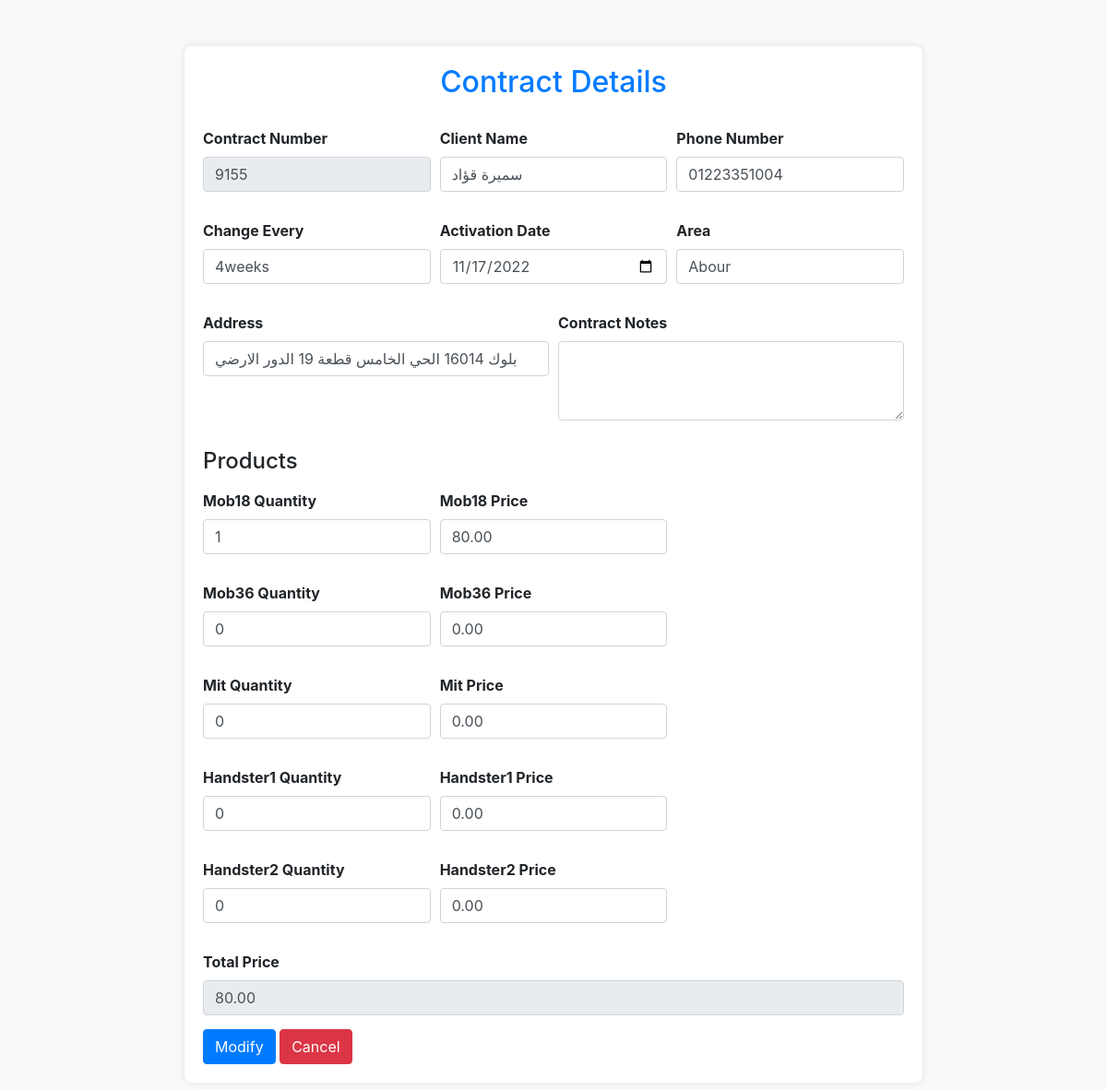
Screenshot of /view_contract_details.php?id=3 with the database file from the repository.
### tables this page shows
CREATE TABLE `customers` (
  `id` int(11) NOT NULL,
  `contract_number` varchar(255) NOT NULL,
  `client_name` varchar(255) NOT NULL,
  `phone_number` varchar(255) NOT NULL,
  `activation_date` date NOT NULL,
  `address` text NOT NULL,
  `change_every` varchar(255) NOT NULL,
  `area` varchar(255) NOT NULL,
  `contract_notes` varchar(255) DEFAULT '',
  `mop_18` int(11) NOT NULL,
  `price_mop_18` decimal(10,2) NOT NULL,
  `mop_36` int(11) NOT NULL,
  `price_mop_36` decimal(10,2) NOT NULL,
  `mit` int(11) NOT NULL,
  `price_mit` decimal(10,2) NOT NULL,
  `hd_1` int(11) NOT NULL,
  `price_hd_1` decimal(10,2) NOT NULL,
  `hd_2` int(11) NOT NULL,
  `price_hd_2` decimal(10,2) NOT NULL,
  `total_price` decimal(10,2) NOT NULL,
  `is_activated` tinyint(1) NOT NULL DEFAULT 0
);

### view_contract_details.php (the view, shortened to what this page needs)
<?php
include 'db.php';
$id = isset($_GET['id']) ? (int)$_GET['id'] : 0;
$sql = "SELECT * FROM customers WHERE id = $id";
$result = $conn->query($sql);
$contract = $result->fetch_assoc();
?>
<!DOCTYPE html>
<html lang="en">
<head>
    <link href="https://stackpath.bootstrapcdn.com/bootstrap/4.5.2/css/bootstrap.min.css" rel="stylesheet">
</head>
<body>
    <div class="container">
        <h2>Contract Details</h2>
        <form method="POST" action="view_contract_details.php?id=<?php echo $id; ?>">
            <div class="form-row">
                <div class="form-group col-md-4">
                    <label for="contract_number">Contract Number</label>
                    <input type="text" class="form-control readonly" id="contract_number" name="contract_number" value="<?php echo htmlspecialchars($contract['contract_number']); ?>" readonly>
                </div>
                <div class="form-group col-md-4">
                    <label for="client_name">Client Name</label>
                    <input type="text" class="form-control" id="client_name" name="client_name" value="<?php echo htmlspecialchars($contract['client_name']); ?>" required>
                </div>
                <div class="form-group col-md-4">
                    <label for="phone_number">Phone Number</label>
                    <input type="text" class="form-control" id="phone_number" name="phone_number" value="<?php echo htmlspecialchars($contract['phone_number']); ?>" required>
                </div>
            </div>
            <div class="form-row">
                <div class="form-group col-md-4">
                    <label for="change_every">Change Every</label>
                    <input type="text" class="form-control" id="change_every" name="change_every" value="<?php echo htmlspecialchars($contract['change_every']); ?>" required>
                </div>
                <div class="form-group col-md-4">
                    <label for="activation_date">Activation Date</label>
                    <input type="date" class="form-control" id="activation_date" name="activation_date" value="<?php echo htmlspecialchars($contract['activation_date']); ?>" required>
                </div>
                <div class="form-group col-md-4">
                    <label for="area">Area</label>
                    <input type="text" class="form-control" id="area" name="area" value="<?php echo htmlspecialchars($contract['area']); ?>" required>
                </div>
            </div>
            <div class="form-row">
                <div class="form-group col-md-6">
                    <label for="address">Address</label>
                    <input type="text" class="form-control" id="address" name="address" value="<?php echo htmlspecialchars($contract['address']); ?>" required>
                </div>
                <div class="form-group col-md-6">
                    <label for="contract_notes">Contract Notes</label>
                    <textarea class="form-control" id="contract_notes" name="contract_notes" rows="3"><?php echo htmlspecialchars($contract['contract_notes']); ?></textarea>
                </div>
            </div>
            <h4 class="mb-3">Products</h4>
            <div class="form-row">
                <div class="form-group col-md-4">
                    <label for="mop_18">Mob18 Quantity</label>
                    <input type="number" class="form-control" id="mop_18" name="mop_18" value="<?php echo htmlspecialchars($contract['mop_18']); ?>">
                </div>
                <div class="form-group col-md-4">
                    <label for="price_mop_18">Mob18 Price</label>
                    <input type="number" step="0.01" class="form-control" id="price_mop_18" name="price_mop_18" value="<?php echo htmlspecialchars($contract['price_mop_18']); ?>">
                </div>
            </div>
            <div class="form-row">
                <div class="form-group col-md-4">
                    <label for="mop_36">Mob36 Quantity</label>
                    <input type="number" class="form-control" id="mop_36" name="mop_36" value="<?php echo htmlspecialchars($contract['mop_36']); ?>">
                </div>
                <div class="form-group col-md-4">
                    <label for="price_mop_36">Mob36 Price</label>
                    <input type="number" step="0.01" class="form-control" id="price_mop_36" name="price_mop_36" value="<?php echo htmlspecialchars($contract['price_mop_36']); ?>">
                </div>
            </div>
            <div class="form-row">
                <div class="form-group col-md-4">
                    <label for="mit">Mit Quantity</label>
                    <input type="number" class="form-control" id="mit" name="mit" value="<?php echo htmlspecialchars($contract['mit']); ?>">
                </div>
                <div class="form-group col-md-4">
                    <label for="price_mit">Mit Price</label>
                    <input type="number" step="0.01" class="form-control" id="price_mit" name="price_mit" value="<?php echo htmlspecialchars($contract['price_mit']); ?>">
                </div>
            </div>
            <div class="form-row">
                <div class="form-group col-md-4">
                    <label for="hd_1">Handster1 Quantity</label>
                    <input type="number" class="form-control" id="hd_1" name="hd_1" value="<?php echo htmlspecialchars($contract['hd_1']); ?>">
                </div>
                <div class="form-group col-md-4">
                    <label for="price_hd_1">Handster1 Price</label>
                    <input type="number" step="0.01" class="form-control" id="price_hd_1" name="price_hd_1" value="<?php echo htmlspecialchars($contract['price_hd_1']); ?>">
                </div>
            </div>
            <div class="form-row">
                <div class="form-group col-md-4">
                    <label for="hd_2">Handster2 Quantity</label>
                    <input type="number" class="form-control" id="hd_2" name="hd_2" value="<?php echo htmlspecialchars($contract['hd_2']); ?>">
                </div>
                <div class="form-group col-md-4">
                    <label for="price_hd_2">Handster2 Price</label>
                    <input type="number" step="0.01" class="form-control" id="price_hd_2" name="price_hd_2" value="<?php echo htmlspecialchars($contract['price_hd_2']); ?>">
                </div>
            </div>
            <div class="form-group">
                <label for="total_price">Total Price</label>
                <input type="number" step="0.01" class="form-control readonly" id="total_price" name="total_price" value="<?php echo htmlspecialchars($contract['total_price']); ?>" readonly>
            </div>
            <button type="submit" name="modify" class="btn btn-primary">Modify</button>
            <button type="submit" id="cancelButton" name="cancel" class="btn btn-danger">Cancel</button>
        </form>
    </div>
</body>
</html>

### view_contract_details.php (style rules this page uses)
body { background-color: #f8f9fa; }
.container { max-width: 800px; margin: 50px auto; padding: 20px; background-color: #fff; border-radius: 8px; box-shadow: 0 0 10px rgba(0, 0, 0, 0.1); }
h2 { text-align: center; margin-bottom: 30px; color: #007bff; }
.form-group label { font-weight: bold; }
.btn-primary { background-color: #007bff; border-color: #007bff; }
.btn-danger { background-color: #dc3545; border-color: #dc3545; }
.form-row { margin-bottom: 15px; }
.form-group { margin-bottom: 15px; }
.readonly { background-color: #e9ecef; }

### rows the page displays
customers: contract_number "9155", client_name "سميرة قؤاد", phone_number "01223351004", change_every "4weeks", activation_date "11/17/2022", area "Abour", address "بلوك 16014 الحي الخامس قطعة 19 الدور الارضي", mop_18 "1", price_mop_18 "80.00", mop_36 "0", price_mop_36 "0.00", mit "0", price_mit "0.00", hd_1 "0", price_hd_1 "0.00", hd_2 "0", price_hd_2 "0.00", total_price "80.00"
